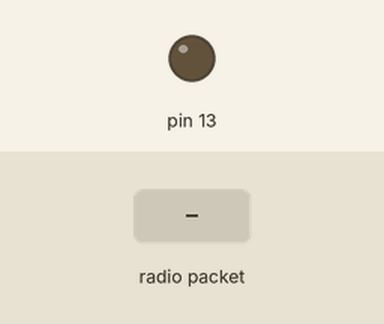
This sketch was run on a simulated Arduino Uno, built with avr-gcc and run on an emulated ATmega328P. Shown: output pins drawn as LEDs (lit = HIGH). Inputs (shaded band) come from the test bench. No radio packets arrive unless stated.

Above: at 1.2 s.
1.3 s: radio packet "1" arrives
At 2.5 s:
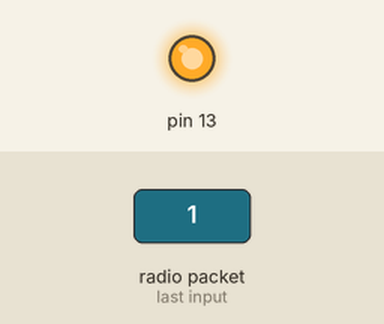
2.8 s: radio packet "0" arrives
At 3.8 s:
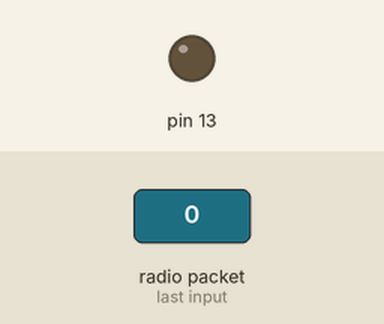
Timing chart, 0 to 5.8 s (numbered marks = the images above; inputs shaded):
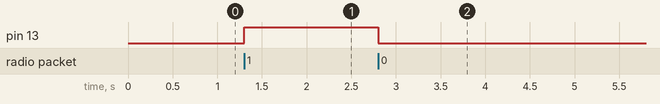

Measured:
- after the input at 1.3 s, pin 13: LOW → HIGH at once
- after the input at 2.8 s, pin 13: HIGH → LOW at once

The sketch:

recepteurx.ino
```cpp
#include <VirtualWire.h>


void setup() {

 vw_set_ptt_inverted(true);
 vw_set_rx_pin(12);

 vw_setup(4000);
 vw_rx_start();

 pinMode(13,OUTPUT);

}

void loop() {

 uint8_t buf[VW_MAX_MESSAGE_LEN];
 uint8_t buflen =VW_MAX_MESSAGE_LEN;
 if(vw_get_message(buf,&buflen)){
  if(buf[0]=='1'){
digitalWrite(13,HIGH);
  }

  if(buf[0]=='0'){
  digitalWrite(13, LOW);
}

 }
}
```
